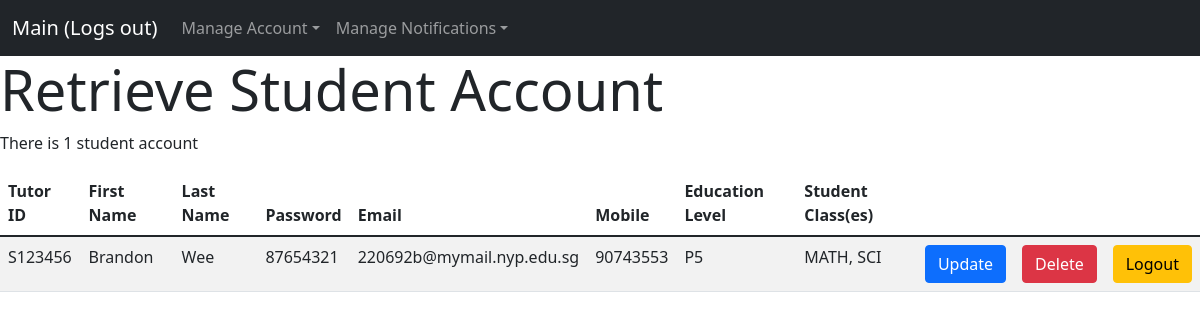
The page /retrievestudent on the database its author committed.
### __init__.py (models this page shows, shortened)
class Student(db.Model):
    student_id_num = db.Column("id_num", db.String(7), primary_key=True)
    student_first_name = db.Column("first_name", db.String(80))
    student_last_name = db.Column("last_name", db.String(80))
    student_password = db.Column("password", db.String(127))
    student_mobile = db.Column("mobile", db.Integer)
    student_email = db.Column("email", db.String(150))
    student_education_level = db.Column("education level", db.String)
    student_class = db.Column("student class(es)", db.String)

### __init__.py (the view)
@app.route('/retrievestudent')
def retrieve_student_account():
    update_student_account = CreateStudentAccount(request.form)
    with app.app_context():
        student_data = Student.query.all()
    for i in student_data:
        student_class_list = i.student_class
        student_class_list = pickle.loads(student_class_list)
        student_class = ', '.join(student_class_list)
    return render_template('retrievestudent.html', count=len(student_data), student=student_data, student_classes=student_class, form=update_student_account)

### __init__.py (called while the page is built)
@app.before_request
def before_request():
    g.user = None
    if 'user' in session:
        g.user = session['user']

### templates/retrievestudent.html (shortened to what this page needs)
{% extends "base.html" %}
{% block navbar %}
{% include 'includes/_navbar.html' %}
{% endblock %}
{% block content %}
{% from "includes/_formHelper.html" import render_field %}
<h1 class="display-4">Retrieve Student Account</h1>
<div>
    {% if count == 0 %}
    <p>There are no recorded student accounts</p>
    {% elif count == 1 %}
    <p>There is 1 student account</p>
    {% else %}
    <p>There are {{ count }} student accounts</p>
    {% endif %}
    <table class="table table-striped">
        <thead>
            <tr>
                <th>Tutor ID</th>
                <th>First Name</th>
                <th>Last Name</th>
                <th>Password</th>
                <th>Email</th>
                <th>Mobile</th>
                <th>Education Level</th>
                <th>Student Class(es)</th>
                <th></th>
                <th></th>
                <th></th>
            </tr>
        </thead>
        <tbody>
        {% for student in student %}
            <tr>
                <td>{{ student.student_id_num }}</td>
                <td>{{ student.student_first_name }}</td>
                <td>{{ student.student_last_name }}</td>
                <td>{{ student.student_password }}</td>
                <td>{{ student.student_email }}</td>
                <td>{{ student.student_mobile }}</td>
                <td>{{ student.student_education_level }}</td>
                <td>{{ student_classes }}</td>
                <td><form action="{{url_for('update_student_account', student_id_num=student.student_id_num)}}" method="POST">
                    <button type="button" class="btn btn-primary" data-bs-toggle="modal" data-bs-target="#editModal_{{student.student_id_num}}">
                      Update
                    </button>
                </form>
                </td>
                <td>
                    <form action="{{url_for('delete_student_account', student_id_num=student.student_id_num)}}" method="POST">
                    <button type="button" class="btn btn-danger" data-bs-toggle="modal" data-bs-target="#myModal_{{student.student_id_num}}">
                      Delete
                    </button>
                </form>
                </td>
                <td>
                    <a href="/dropsession" class="btn btn-warning">Logout</a>
                </td>
            </tr>
        {% endfor %}
        </tbody>
    </table>
</div>
{% endblock %}

### rows shown on the page
Student: student_id_num "S123456", student_first_name "Brandon", student_last_name "Wee", student_password "87654321", student_email "220692b@mymail.nyp.edu.sg", student_mobile "90743553", student_education_level "P5", student_classes "MATH, SCI"
